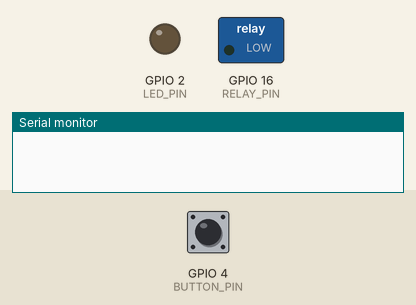
Simulated run of this sketch. Board: ESP32. Parts: switched loads named in the sketch (green lamp = pin HIGH), output pins drawn as LEDs (lit = HIGH), the last lines printed to the serial monitor. Dashed ring = blinking. The test bench sets the inputs (shaded band); at power-on: GPIO 4 (BUTTON_PIN) HIGH.

Above: at 1.2 s.
1.3 s: GPIO 4 (BUTTON_PIN) pulled LOW for 1 s
At 2.9 s:
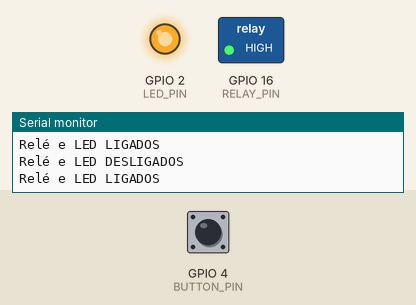
3.8 s: GPIO 4 (BUTTON_PIN) pulled LOW for 0.15 s
At 5.0 s:
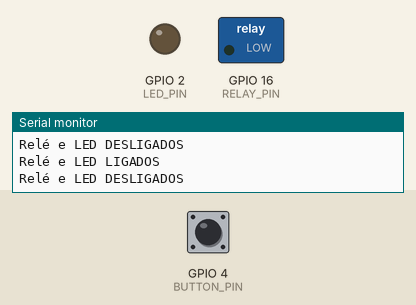
5.4 s: GPIO 4 (BUTTON_PIN) pulled LOW for 3.2 s
At 5.5 s:
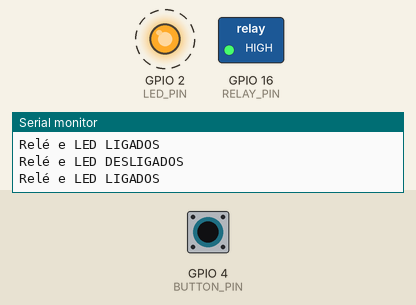
Timing chart, 0 to 9.9 s (numbered marks = the images above; inputs shaded):
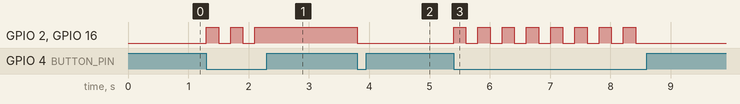

The sketch:

sketch.ino
```cpp
// Definições de pinos
#define RELAY_PIN 16   // Pino conectado ao relé
#define LED_PIN 2     // Pino conectado ao LED (no ESP32, geralmente o pino 2 é o LED onboard)
#define BUTTON_PIN 4  // Pino conectado ao botão

// Classe para controlar o sistema de relé e LED
class RelayLedController {
private:
    int relayPin;
    int ledPin;
    int buttonPin;
    bool relayState;
    unsigned long lastDebounceTime;
    unsigned long debounceDelay;

public:
    RelayLedController(int rPin, int lPin, int bPin, unsigned long dDelay = 200) {
        relayPin = rPin;
        ledPin = lPin;
        buttonPin = bPin;
        relayState = false;
        lastDebounceTime = 0;
        debounceDelay = dDelay;
    }

    void begin() {
        pinMode(relayPin, OUTPUT);
        pinMode(ledPin, OUTPUT);
        pinMode(buttonPin, INPUT_PULLUP);

        digitalWrite(relayPin, LOW); // Relé desligado inicialmente
        digitalWrite(ledPin, LOW);   // LED desligado inicialmente
    }

    void update() {
        unsigned long currentTime = millis();

        if (digitalRead(buttonPin) == LOW) { // Botão pressionado
            if (currentTime - lastDebounceTime > debounceDelay) {
                toggleRelay();
                lastDebounceTime = currentTime;
            }
        }
    }

    void toggleRelay() {
        relayState = !relayState; // Alterna o estado do relé

        if (relayState) {
            digitalWrite(relayPin, HIGH); // Liga o relé
            digitalWrite(ledPin, HIGH);   // Liga o LED
            Serial.println("Relé e LED LIGADOS");
        } else {
            digitalWrite(relayPin, LOW);  // Desliga o relé
            digitalWrite(ledPin, LOW);    // Desliga o LED
            Serial.println("Relé e LED DESLIGADOS");
        }
    }
};

// Instancia o controlador
RelayLedController relayLedController(RELAY_PIN, LED_PIN, BUTTON_PIN);

void setup() {
    Serial.begin(115200);
    relayLedController.begin();
}

void loop() {
    relayLedController.update();
}
```

Measured:
- after the input at 1.3 s, GPIO 2 (LED_PIN), GPIO 16 (RELAY_PIN): alternates HIGH for 0.20 s and LOW for 0.20 s, 5 changes in all, then stays HIGH, starting at once
- after the input at 3.8 s, GPIO 2 (LED_PIN), GPIO 16 (RELAY_PIN): HIGH → LOW at once
- after the input at 5.4 s, GPIO 2 (LED_PIN), GPIO 16 (RELAY_PIN): alternates HIGH for 0.20 s and LOW for 0.20 s, 16 changes in all, then stays LOW, starting at once
